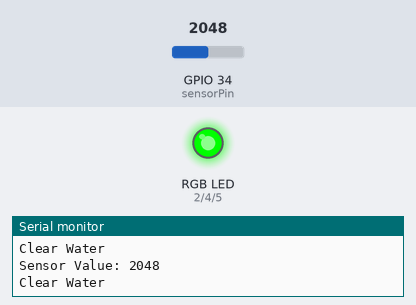
Recording of a sketch running on a simulated ESP32. Shown: an RGB LED mixed from three pins (HIGH = lit), the last lines printed to the serial monitor. Inputs (shaded band) come from the test bench; at power-on: GPIO 34 (sensorPin) = 2048.

Above: at 1.8 s.
1.9 s: GPIO 34 (sensorPin) set to 1949
At 3.2 s:
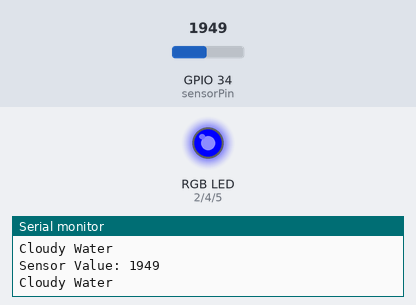
3.5 s: GPIO 34 (sensorPin) set to 1044
5.2 s: GPIO 34 (sensorPin) set to 927
At 6.4 s:
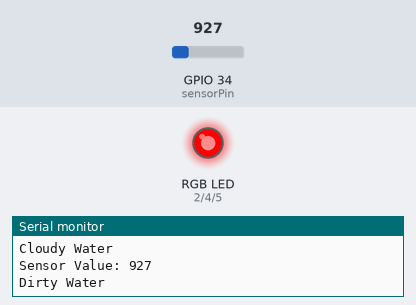
7.5 s: GPIO 34 (sensorPin) set to 1040
At 9.2 s:
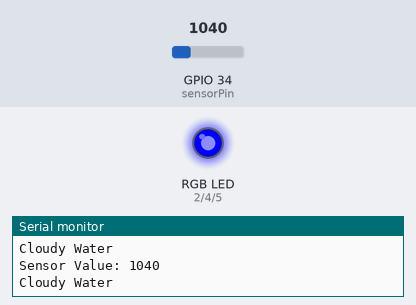
9.5 s: GPIO 34 (sensorPin) set to 960
At 10.7 s:
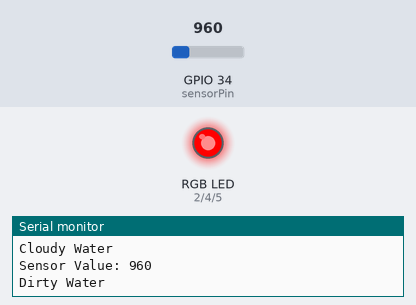
Timing chart, 0 to 12.5 s (numbered marks = the images above; inputs shaded):
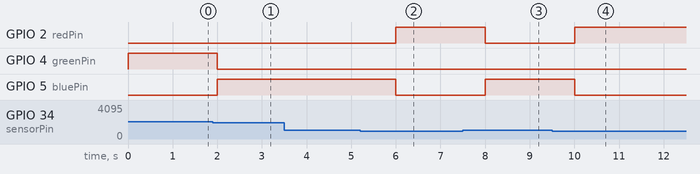

Measured:
- the behaviour switches between 2001 and 2000 on GPIO 34 (sensorPin) (found by bisection; images 0 and 1)
- the behaviour switches between 1000 and 999 on GPIO 34 (sensorPin) (found by bisection; images 1 and 2)
- after the input at 1.9 s, GPIO 4 (greenPin): HIGH → LOW after 0.10 s; GPIO 5 (bluePin): LOW → HIGH after 0.10 s
- after the input at 5.2 s, GPIO 2 (redPin): LOW → HIGH after 0.80 s; GPIO 5 (bluePin): HIGH → LOW after 0.80 s
- after the input at 7.5 s, GPIO 2 (redPin): HIGH → LOW after 0.50 s; GPIO 5 (bluePin): LOW → HIGH after 0.50 s
- after the input at 9.5 s, GPIO 2 (redPin): LOW → HIGH after 0.50 s; GPIO 5 (bluePin): HIGH → LOW after 0.50 s

The sketch:

only_turbidity.ino
```cpp
// Pin definitions for RGB LED
int redPin = 2;    // Red pin connected to GPIO2
int greenPin = 4;  // Green pin connected to GPIO4
int bluePin = 5;   // Blue pin connected to GPIO5

// Turbidity sensor pin
int sensorPin = 34;  // Sensor connected to GPIO34 (analog pin on ESP32)

void setup() {
  // Set RGB LED pins as outputs
  pinMode(redPin, OUTPUT);
  pinMode(greenPin, OUTPUT);
  pinMode(bluePin, OUTPUT);

  // Initialize the Serial Monitor for debugging
  Serial.begin(9600);
}

void loop() {
  // Read the turbidity sensor value (analog input)
  int sensorValue = analogRead(sensorPin);
  Serial.print("Sensor Value: ");
  Serial.println(sensorValue);  // Print raw sensor value to see the range

  // Map the sensor value (adjust as necessary)
  // Assuming 0 to 4095 range (for ESP32 ADC), adjust the thresholds for clean/dirty water.
  // Let's use thresholds based on the sensor value observed:
  // - Clean Water: Sensor value < 1000 (adjust this based on your sensor)
  // - Cloudy Water: Sensor value between 1000 and 2000
  // - Dirty Water: Sensor value > 2000

  if (sensorValue > 2000) {  // Clear water
    setRGB(0, 255, 0);  // Green LED
    Serial.println("Clear Water");
  }
  else if (sensorValue >= 1000 && sensorValue <= 2000) {  // Cloudy water
    setRGB(0, 0, 255);  // Blue LED
    Serial.println("Cloudy Water");
  }
  else if (sensorValue < 1000) {  // Dirty water
    setRGB(255, 0, 0);  // Red LED
    Serial.println("Dirty Water");
  }

  delay(1000);  // Delay for 1 second before reading again
}

// Function to set the color of the RGB LED
void setRGB(int red, int green, int blue) {
  analogWrite(redPin, red);    // Set the red color intensity
  analogWrite(greenPin, green); // Set the green color intensity
  analogWrite(bluePin, blue);   // Set the blue color intensity
}
```
